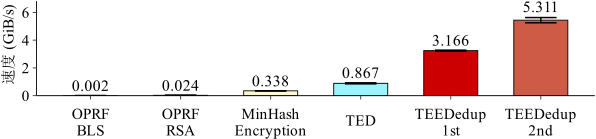

Write R code to recreate this figure.
if(require("scales")){
  print("scales is loaded correctly")
} else {
  print("trying to install scales")
  install.packages("scales")
  if(require(scales)){
    print("scales installed and loaded")
  } else {
    stop("could not install scales")
  }
}

if(require("ggplot2")){
  print("ggplot2 is loaded correctly")
} else {
  print("trying to install ggplot2")
  install.packages("ggplot2")
  if(require(ggplot2)){
    print("ggplot2 installed and loaded")
  } else {
    stop("could not install ggplot2")
  }
}

if(require("RColorBrewer")){
  print("RColorBrewer is loaded correctly")
} else {
  print("trying to install RColorBrewer")
  install.packages("RColorBrewer")
  if(require(RColorBrewer)){
    print("RColorBrewer installed and loaded")
  } else {
    stop("could not install RColorBrewer")
  }
}
library(grid)
library(ggplot2)
library(extrafont)
require(scales)
font_import()
loadfonts()

mywidth=6
myheight=1.5
# my_color=c("dodgerblue1", "Goldenrod1", "green1", "skyblue1",  "red3","coral3")
my_color=c("Gold3","green3","lemonchiffon1","cadetblue1","red3","coral3")
if(T){
    x1 <- read.table("./expa2_keyGenPerformance_data.txt",header=TRUE)
    snapshot_name=c("SYN")
    type_name=c("BlindBLS","BlindRSA","MinHash", "TED", "TEE1st","TEE2nd")
    x_name= c("OPRF\nBLS","OPRF\nRSA","MinHash\nEncryption","TED","TEEDedup\n1st","TEEDedup\n2nd")
    x1$type <- factor(x1$type, levels=type_name)
    x1$snapshot <- factor(x1$snapshot, levels=snapshot_name)
    # cairo_pdf(file="./expa2_keyGenPerformance.pdf",  width=mywidth, height=myheight)
    cairo_pdf(file="./expa2_keyGenPerformance.pdf",  width=mywidth, height=myheight)
    ggplot(data=x1, aes(x=type, y=interval, fill=type)) +
    geom_bar(stat="identity", position=position_dodge(0.9), colour="black", width=0.6, size=0.3) +
    geom_errorbar(aes(x=type,ymin=interval-fraction, ymax=interval+fraction), width=0.35, colour="black", position=position_dodge(0.9)) + 
    # geom_text(aes(label = round(interval/1024,3)), position = position_dodge(0.9), hjust=0.5, vjust=-0.1,size=4.5,angle=0, color="black",family="Times New Roman") +
    coord_cartesian(ylim=c(308, 6500)) +
    scale_y_continuous(breaks=seq(0, 6000, 2000), labels=format(seq(0, 6, 2), scientific=FALSE)) +
    scale_x_discrete(breaks=type_name, labels=x_name) +
    scale_fill_manual(values=my_color, name="", breaks=type_name, labels=type_name) +
    guides(fill=guide_legend(nrow=1)) + 
    ylab("速度 (GiB/s)") +
    xlab("") +
    theme_bw() +
    theme(
      panel.grid.major=element_blank(), panel.grid.minor=element_blank(),
	    panel.background=element_blank(), 
	    panel.border = element_blank(),
		  # panel.border=element_rect(size=0.5),
		  axis.line=element_line(colour="black", size=0.3),
		  axis.ticks=element_line(size=0.3),
	    axis.text.x=element_text(margin=margin(5,0,0,0), angle=0,vjust=0.6, hjust=0.5, colour="black", size=11,family="Times New Roman"),
	    axis.title.y=element_text(size=11, hjust=0.8,family="Times New Roman"),
	    axis.text.y=element_text(margin=margin(0,2,0,0),colour="black",size=11,family="Times New Roman"),
	    axis.title.x=element_text(size=rel(0)),
	    legend.key.size=unit(0.5, "cm"),
	    legend.position="none",
      legend.margin = margin(t = 0, unit='cm'),
      plot.margin=unit(c(0.1,0.1,0.1,0.1), "cm")
    ) + 
    annotate("text", x = 1, y = 2.11+600+50, label = "0.002", size=4, angle=0, color="black",family="Times New Roman") +
    annotate("text", x = 2, y = 24.07+600+50, label = "0.024", size=4, angle=0, color="black",family="Times New Roman") +
    annotate("text", x = 3, y = 346.02+600+50, label = "0.338", size=4, angle=0, color="black",family="Times New Roman") +
    annotate("text", x = 4, y = 888.03+600+100, label = "0.867", size=4, angle=0, color="black",family="Times New Roman") +
    annotate("text", x = 5, y = 3243.09+600+80, label = "3.166", size=4, angle=0, color="black",family="Times New Roman") +
    annotate("text", x = 6, y = 5438.9+600+300, label = "5.311", size=4, angle=0, color="black",family="Times New Roman")
}
